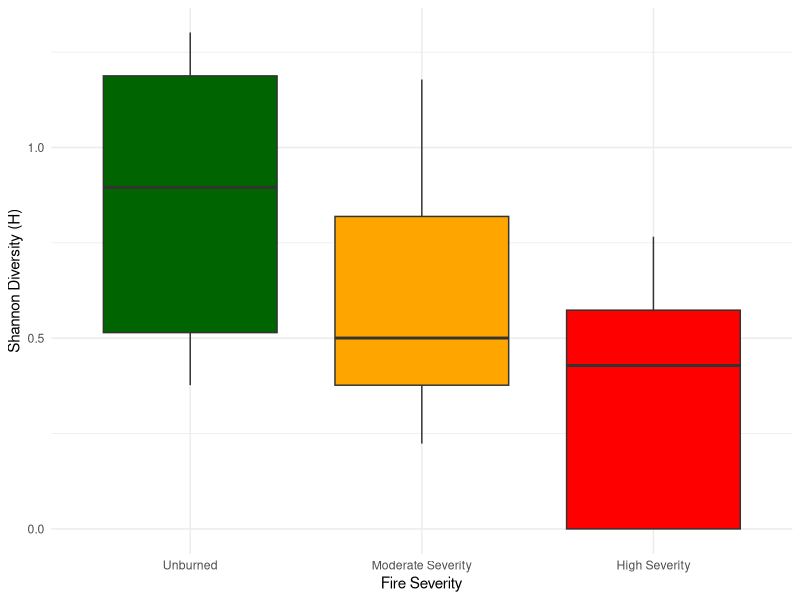
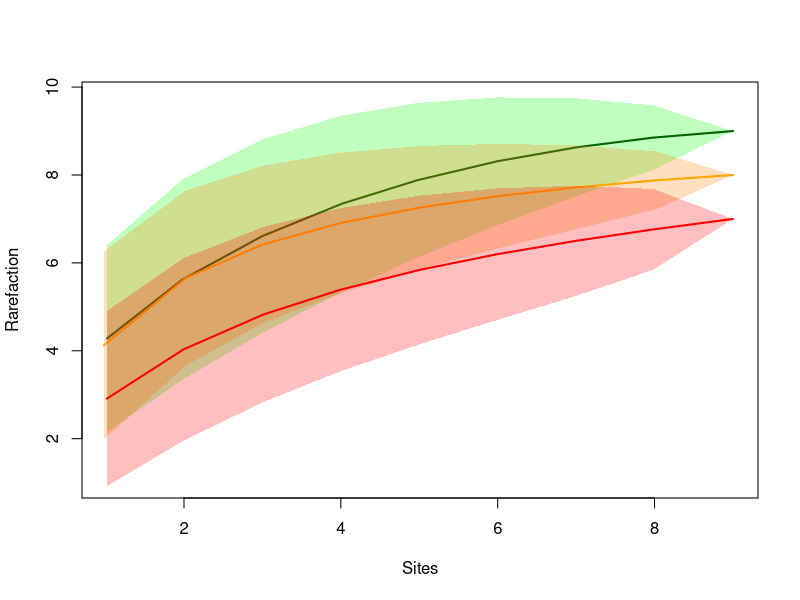
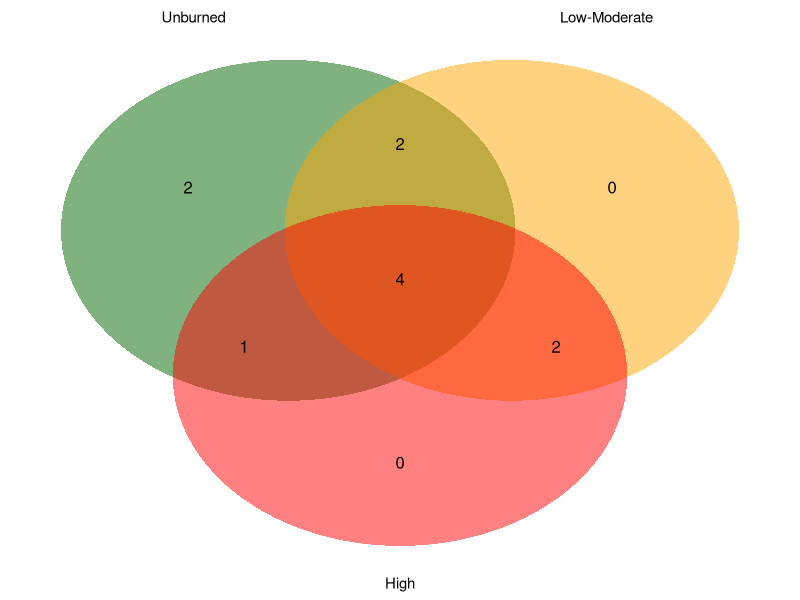

Write the R code that produced these figures, in order.
## ---- chunk 1
knitr::opts_chunk$set(echo = TRUE, fig.width=5, fig.height=3, fig.align='center')
## ---- chunk 2

# Load necessary packages

library(tidyverse)
library(vegan)
library(VennDiagram)

# Load necessary data

smamms <- read_csv('./data/unique_smamms.csv') # using dataset with one row per unique individual
effort <- read_csv('./data/effort.csv')

## ---- chunk 3

# Update classes

smamms <- smamms %>% 
  mutate(severity = factor(severity, levels = c('unb', 'mod', 'high')))

## ---- chunk 4

# Create a species matrix

matrix_temp <- smamms %>% 
  group_by(site, species) %>% 
  tally() %>% # count individuals per species per site
  spread(species, n) %>% # re-format into matrix
  ungroup() %>% 
  replace(., is.na(.), 0) # replace NAs with 0

sites <- matrix_temp$site # vector of just sites

matrix <- matrix_temp %>% 
  select(-site) # remove site column for input into vegan

matrix <- as.matrix(matrix)
rownames(matrix) <- sites



# Create a species matrix adjusted for trapping effort

matrix_temp <- smamms %>% 
  group_by(site, species) %>% 
  tally() %>% # count individuals per species per site
  full_join(., effort, by = 'site') %>% 
  mutate(n_adj = n/effort*300) %>% # add column for n adjusted for effort
  select(site, species, n_adj) %>% 
  spread(species, n_adj) %>% # re-format into matrix
  ungroup() %>% 
  replace(., is.na(.), 0) # replace NAs with 0

sites <- matrix_temp$site # vector of just sites

matrix_adj <- matrix_temp %>% 
  select(-site) # remove site column for input into vegan

matrix_adj <- as.matrix(matrix_adj)
rownames(matrix_adj) <- sites



# Create separate species matrices for each treatment

matrix_unb <- matrix[1:9,] # species matrix for low severity
matrix_mod <- matrix[19:27,] # species matrix for med severity
matrix_high <- matrix[10:18,] # species matrix for high severity

## ---- chunk 5

# Calculate Shannon-Weaver diversity index (H) for each site

H <- diversity(matrix_adj)

# Make a dataframe with site, severity, and H
diversity <- data_frame(sites, H) %>% 
  full_join(., smamms, by = c('sites' = 'site')) %>% 
  select(sites, severity, H) %>% 
  rename(site = sites) %>% 
  group_by(site) %>% 
  filter(row_number()==1)

## ---- chunk 6

# Summarize data with boxplots
colors <- c('darkgreen', 'orange', 'red')
xlabs <- c('Unburned', 'Moderate Severity', 'High Severity') 

H_boxplot <- ggplot(diversity, aes(x = severity, y = H)) +
  geom_boxplot(aes(fill = severity)) +
  scale_fill_manual(values = colors) +
  theme_minimal() +
  labs(x = 'Fire Severity',
       y = 'Shannon Diversity (H)') +
  theme(legend.position = 'NA') +
  scale_x_discrete(labels = xlabs)

H_boxplot

# Calculate mean diversity for each treatment

H_summary <- diversity %>% 
  group_by(severity) %>% 
  summarise(
    H_mean = mean(H),
    H_sd = sd(H)
  )

## ---- chunk 7

# Rarefaction curves

accum_unb <- specaccum(matrix_unb, # unburned 
                       method = 'rarefaction', 
                       permutations = 100)

accum_mod <- specaccum(matrix_mod, # moderate severity
                       method = 'rarefaction',
                       permutations = 100)

accum_high <- specaccum(matrix_high, # high severity
                        method = 'rarefaction',
                        permutations = 100)

# Plot curves
plot(accum_unb,
     ci = 2, # 95% confidence interval
     ci.type = 'polygon',
     ci.col = rgb(red=0, green=1, blue=0, alpha=0.25),
     ci.lty = 0,
     lwd = 2,
     col = 'darkgreen',
     xlab = 'Sites',
     ylab = 'Rarefaction')
lines(accum_mod,
      ci = 2, # 95% confidence interval
      ci.type = 'polygon',
      ci.col = rgb(red=1, green=0.5, blue=0, alpha=0.25),
      ci.lty = 0,
      lwd = 2,
      col = 'orange')
lines(accum_high,
      ci = 2, # 95% confidence interval
      ci.type = 'polygon',
      ci.col = rgb(red=1, green=0, blue=0, alpha=0.25),
      ci.lty = 0,
      lwd = 2,
      col = 'red'
      )

## ---- chunk 8

# Vectors of species at each severity

unb <- smamms %>% 
  filter(severity == 'unb')

mod <- smamms %>% 
  filter(severity == 'mod')

high <- smamms %>% 
  filter(severity == 'high')

unb_spp <- unique(unb$species)
mod_spp <- unique(mod$species)
high_spp <- unique(high$species)

all_spp <- list(unb_spp, mod_spp, high_spp)
names(all_spp) <- c('Unburned', 'Low-Moderate', 'High')

# VennDiagram

spp_venn <- venn.diagram(all_spp,
                         filename = NULL,
                         lty = 'blank',
                         cex = 1,
                         fontfamily = 'sans',
                         cat.pos = c(-18, 18, 180),
                         cat.dist = c(0.07, 0.07, 0.05),
                         cat.cex = 0.9,
                         cat.fontfamily = 'sans',
                         fill = c('darkgreen', 'orange', 'red'))
grid.newpage()
grid.draw(spp_venn)
